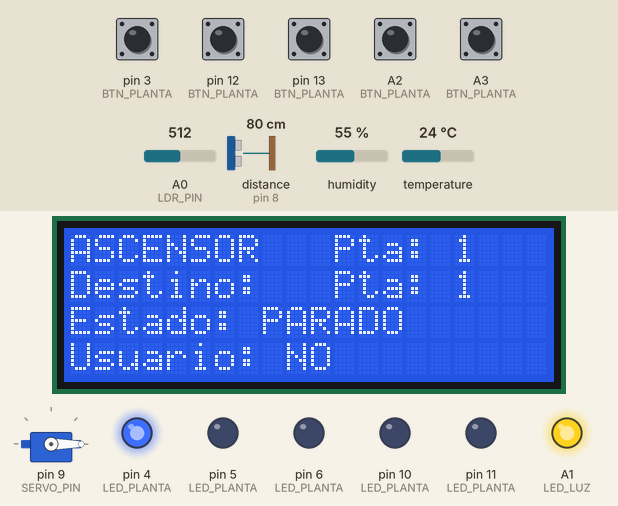
A sketch run on a simulated Arduino Uno, built with avr-gcc and run on an emulated ATmega328P. Shown: 20×4 character LCD, servo, output pins drawn as LEDs (lit = HIGH). Wiring (from diagram.json): ultrasonic range finder: trigger pin 7; echo pin 8. The inputs (shaded band) are chosen by the test bench; at power-on: A2 (BTN_PLANTA), A3 (BTN_PLANTA), pin 3 (BTN_PLANTA), pin 12 (BTN_PLANTA), pin 13 (BTN_PLANTA) HIGH, temperature 24 °C, distance to the obstacle (sensor on pin 8) 80 cm, A0 (LDR_PIN) = 512, humidity 55 %. The echo pulse lasts 58.3 µs per cm; the local clock reads 2024-03-15 10:24:30 at power-on unless the sketch sets it; pins used as bus, display or sensor lines are not drawn; what the sketch prints to the serial monitor is not drawn.

Above: at 4.6 s.
4.7 s: temperature set to 12 °C
At 9.4 s:
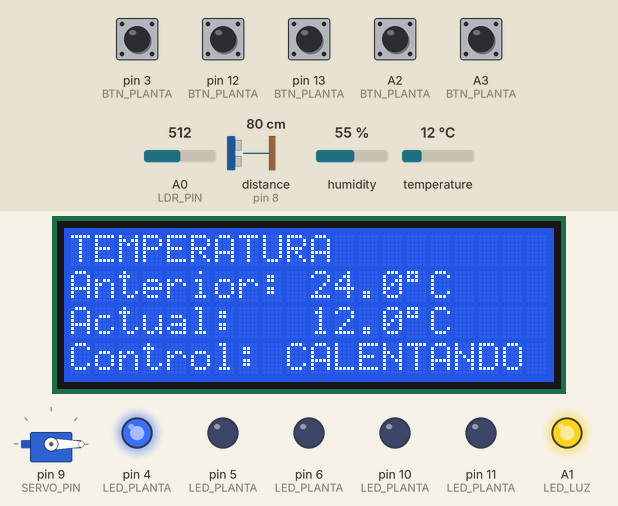
13.5 s: distance to the obstacle (sensor on pin 8) set to 2 cm
At 16.4 s:
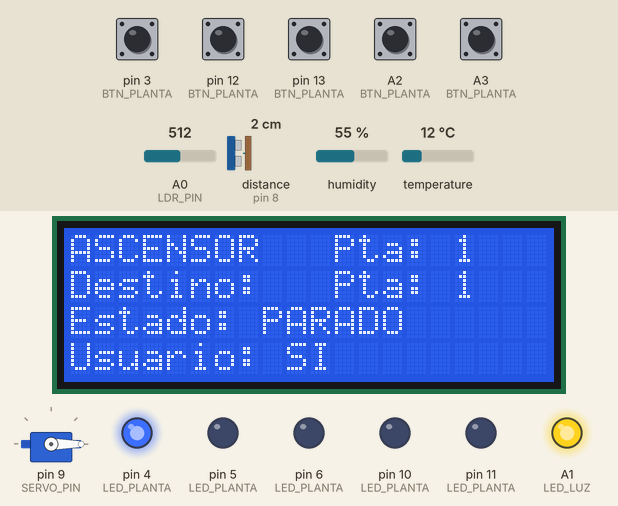
21.5 s: A0 (LDR_PIN) set to 201
At 25.2 s:
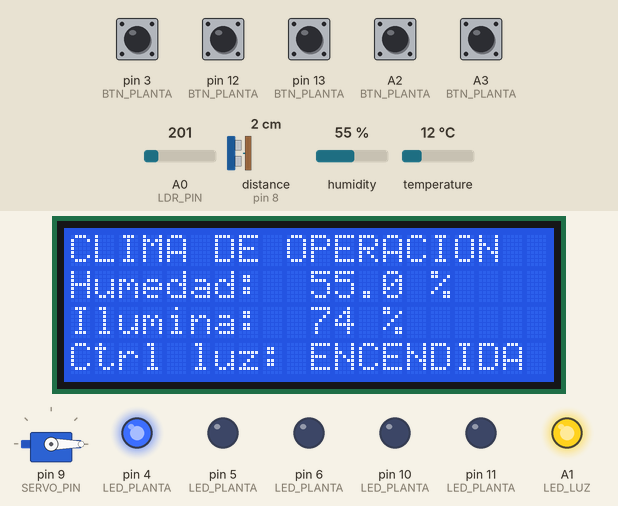
29.5 s: A0 (LDR_PIN) set to 178
At 36.7 s:
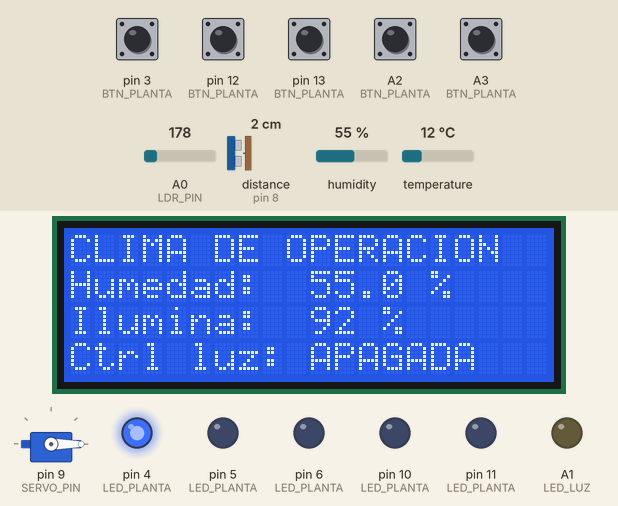
37.5 s: temperature set to 28 °C
At 45.2 s:
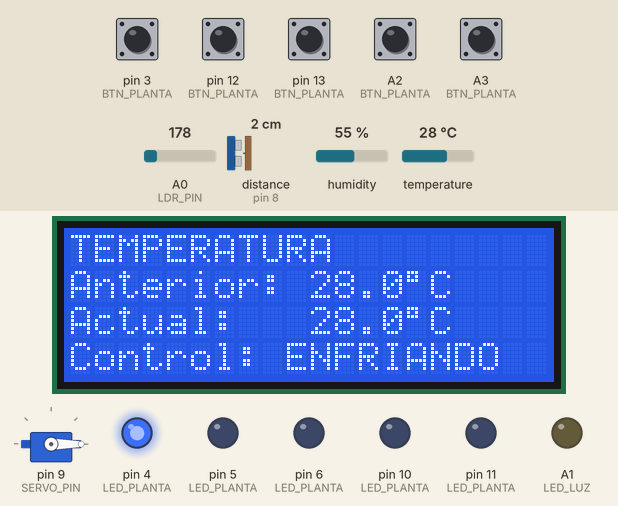
45.5 s: pin 12 (BTN_PLANTA) pulled LOW for 0.15 s
At 46.5 s:
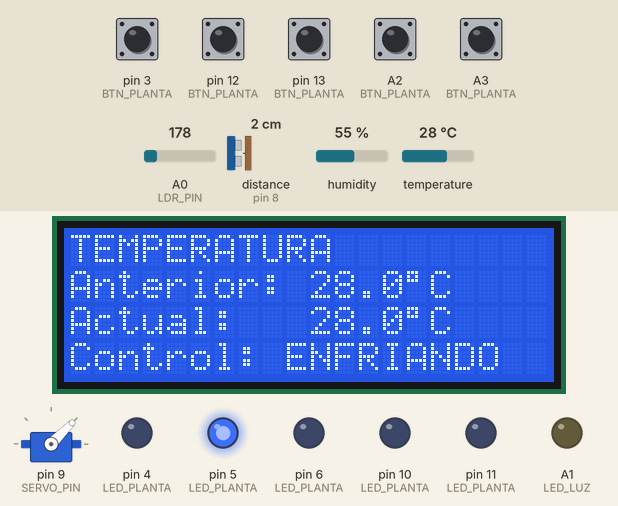
Timing chart, 0 to 48.5 s (numbered marks = the images above; inputs shaded):
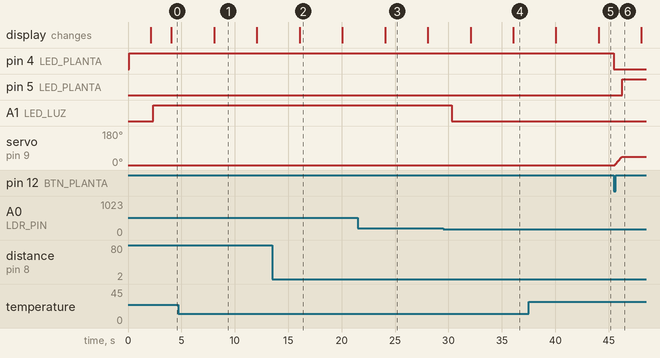

The sketch:

sketch.ino
```cpp
#include <DHT.h>
#include <Wire.h>
#include <LiquidCrystal_I2C.h>
#include <Servo.h>
#include <RTClib.h>

#define DHT_PIN     2
#define DHT_TYPE    DHT22
#define LDR_PIN     A0
#define TRIG_PIN    7
#define ECHO_PIN    8
#define SERVO_PIN   9

// Pulsadores de llamada (uno por planta)
#define BTN_P1      3
#define BTN_P2      12
#define BTN_P3      13
#define BTN_P4      A2
#define BTN_P5      A3

// LEDs indicadores
#define LED_P1      4
#define LED_P2      5
#define LED_P3      6
#define LED_P4      10
#define LED_P5      11
#define LED_LUZ     A1

const float GAMMA = 0.7;
const float RL10  = 50;

// Angulos del servo para cada planta
const int ANGULO_PLANTA[5] = {0, 45, 90, 135, 180};
const int NUM_PLANTAS = 5;

// Umbral para presencia en cabina (cm)
const float UMBRAL_PRESENCIA = 30.0;

// Setpoints de control
const float TEMP_SETPOINT  = 25.0;
const float ZONA_MUERTA    = 2.0;
const float TEMP_MAX = TEMP_SETPOINT + ZONA_MUERTA;
const float TEMP_MIN = TEMP_SETPOINT - ZONA_MUERTA;
const int   LUZ_SETPOINT   = 80;
const int   LUZ_HISTERESIS = 5;

// Objetos de hardware
DHT dht(DHT_PIN, DHT_TYPE);
LiquidCrystal_I2C lcd(0x27, 20, 4);
RTC_DS1307 rtc;
Servo servoAscensor;

// Arrays utilidades
const int LED_PLANTA[5] = {LED_P1, LED_P2, LED_P3, LED_P4, LED_P5};
const int BTN_PLANTA[5] = {BTN_P1, BTN_P2, BTN_P3, BTN_P4, BTN_P5};

// Variables globales
int   plantaActual    = 1;
int   plantaDestino   = 1;
bool  enMovimiento    = false;
bool  hayUsuario      = false;
float tempActual      = 0.0;
float tempAnterior    = 0.0;
float humActual       = 0.0;
float luxActual       = 0.0;
int   pctLuz          = 0;
int   accionTemp      = 0;
bool  luzArtificialOn = false;
bool  lecturaValida   = false;

// Anti-rebote: ultimo estado leido y timestamp
bool btnEstadoPrev[5] = {HIGH, HIGH, HIGH, HIGH, HIGH};
unsigned long btnTUltimo[5] = {0, 0, 0, 0, 0};
const unsigned long DEBOUNCE_MS = 50;

unsigned long tUltimaLectura = 0;
unsigned long tUltimoLCD     = 0;
int pantallaLCD = 0;

// ===== SETUP =====
void setup() {
  Serial.begin(9600);

  pinMode(LDR_PIN, INPUT);
  pinMode(TRIG_PIN, OUTPUT);
  pinMode(ECHO_PIN, INPUT);

  // Pulsadores con resistencia interna pull-up
  for (int i = 0; i < NUM_PLANTAS; i++) {
    pinMode(BTN_PLANTA[i], INPUT_PULLUP);
  }

  // LEDs
  for (int i = 0; i < NUM_PLANTAS; i++) {
    pinMode(LED_PLANTA[i], OUTPUT);
    digitalWrite(LED_PLANTA[i], LOW);
  }
  pinMode(LED_LUZ, OUTPUT);
  digitalWrite(LED_LUZ, LOW);

  // Pantalla LCD
  lcd.init();
  lcd.backlight();
  lcd.clear();
  lcd.setCursor(0, 0); lcd.print("     ACME S.A.      ");
  lcd.setCursor(0, 1); lcd.print("  Ascensor v2.0     ");
  lcd.setCursor(0, 2); lcd.print("  Inicializando...  ");

  dht.begin();

  if (!rtc.begin()) {
    Serial.println("ERROR: RTC no encontrado!");
    Serial.flush();
  }

  servoAscensor.attach(SERVO_PIN);
  servoAscensor.write(ANGULO_PLANTA[0]);

  digitalWrite(LED_PLANTA[0], HIGH);     // Indicador planta 1 ON

  delay(2000);
  lcd.clear();

  printClockData();
  Serial.println("Sistema ascensor ACME iniciado. Planta 1.");
  Serial.println("Pulsadores listos: P1=D3, P2=D12, P3=D13, P4=A2, P5=A3");
}

// ===== LOOP =====
void loop() {
  leerPulsadores();
  moverAscensor();

  if (millis() - tUltimaLectura >= 2000) {
    tUltimaLectura = millis();
    leerSensores();
    detectarPresencia();
    if (lecturaValida) {
      controlTemperatura();
      controlIluminacion();
    }
  }

  if (millis() - tUltimoLCD >= 4000) {
    tUltimoLCD = millis();
    actualizarLCD();
    pantallaLCD = (pantallaLCD + 1) % 3;
  }
}

// ===== Lectura de pulsadores con anti-rebote =====
// INPUT_PULLUP: pulsador no presionado = HIGH, presionado = LOW.
// Detecta flanco de bajada (HIGH -> LOW) con debounce de 50 ms.
void leerPulsadores() {
  for (int i = 0; i < NUM_PLANTAS; i++) {
    bool estado = digitalRead(BTN_PLANTA[i]);

    if (estado != btnEstadoPrev[i] &&
        (millis() - btnTUltimo[i]) > DEBOUNCE_MS) {

      btnTUltimo[i]   = millis();
      btnEstadoPrev[i] = estado;

      // Flanco de bajada = pulsacion valida
      if (estado == LOW) {
        plantaDestino = i + 1;
        printClockData();
        Serial.print("Pulsador planta ");
        Serial.print(plantaDestino);
        Serial.println(" presionado");
      }
    }
  }
}

// ===== Movimiento del servo =====
void moverAscensor() {
  if (plantaDestino == plantaActual) return;

  enMovimiento = true;
  int idxActual  = plantaActual  - 1;
  int idxDestino = plantaDestino - 1;

  digitalWrite(LED_PLANTA[idxActual], LOW);

  printClockData();
  Serial.print("Moviendo de planta ");
  Serial.print(plantaActual);
  Serial.print(" a planta ");
  Serial.println(plantaDestino);

  int angOrigen  = ANGULO_PLANTA[idxActual];
  int angDestino = ANGULO_PLANTA[idxDestino];

  if (angOrigen < angDestino) {
    for (int a = angOrigen; a <= angDestino; a++) {
      servoAscensor.write(a);
      delay(15);
    }
  } else {
    for (int a = angOrigen; a >= angDestino; a--) {
      servoAscensor.write(a);
      delay(15);
    }
  }

  plantaActual = plantaDestino;
  enMovimiento = false;
  digitalWrite(LED_PLANTA[idxDestino], HIGH);

  printClockData();
  Serial.print("Llegado a planta ");
  Serial.println(plantaActual);
}

// ===== Deteccion de presencia con HC-SR04 =====
void detectarPresencia() {
  float dist = ultrasoundData();
  hayUsuario = (dist > 0 && dist < UMBRAL_PRESENCIA);
  if (hayUsuario) {
    Serial.print("Presencia detectada en cabina. Distancia: ");
    Serial.print(dist);
    Serial.println(" cm");
  }
}

// ===== Lectura de sensores =====
void leerSensores() {
  tempAnterior = tempActual;

  float t = dht.readTemperature();
  float h = dht.readHumidity();
  if (!isnan(t) && !isnan(h)) {
    tempActual    = t;
    humActual     = h;
    lecturaValida = true;
  }

  luxActual = luxData();
  pctLuz = (int)constrain(map((long)luxActual, 0, 1000, 0, 100), 0, 100);

  printClockData();
  Serial.print("Planta: ");    Serial.print(plantaActual);
  Serial.print(" | T: ");      Serial.print(tempActual, 1); Serial.print(" C");
  Serial.print(" | H: ");      Serial.print(humActual, 1);  Serial.print(" %");
  Serial.print(" | Lux: ");    Serial.print(luxActual, 1);
  Serial.print(" | Luz%: ");   Serial.print(pctLuz);
  Serial.print(" | Usuario: "); Serial.println(hayUsuario ? "SI" : "NO");
}

float luxData() {
  int   analogLightValue = analogRead(LDR_PIN);
  float voltage    = analogLightValue / 1024.0 * 5;
  float resistance = 2000 * voltage / (1 - voltage / 5);
  float lux        = pow(RL10 * 1e3 * pow(10, GAMMA) / resistance, (1 / GAMMA));
  return lux;
}

float ultrasoundData() {
  digitalWrite(TRIG_PIN, LOW);
  delayMicroseconds(2);
  digitalWrite(TRIG_PIN, HIGH);
  delayMicroseconds(10);
  digitalWrite(TRIG_PIN, LOW);
  long timeHigh = pulseIn(ECHO_PIN, HIGH, 30000UL);
  if (timeHigh == 0) return 999.0;
  float distance = timeHigh * 0.0340 / 2;
  return distance;
}

void controlTemperatura() {
  if (tempActual > TEMP_MAX) {
    accionTemp = -1;
    Serial.println("CTRL TEMP: ENFRIANDO");
  } else if (tempActual < TEMP_MIN) {
    accionTemp = +1;
    Serial.println("CTRL TEMP: CALENTANDO");
  } else {
    accionTemp = 0;
    Serial.println("CTRL TEMP: ZONA MUERTA (OK)");
  }
}

void controlIluminacion() {
  if (!luzArtificialOn && pctLuz < (LUZ_SETPOINT - LUZ_HISTERESIS)) {
    luzArtificialOn = true;
    digitalWrite(LED_LUZ, HIGH);
    Serial.println("CTRL LUZ: ENCENDIDA (luz baja)");
  } else if (luzArtificialOn && pctLuz > LUZ_SETPOINT) {
    luzArtificialOn = false;
    digitalWrite(LED_LUZ, LOW);
    Serial.println("CTRL LUZ: APAGADA (luz suficiente)");
  } else {
    Serial.print("CTRL LUZ: ");
    Serial.println(luzArtificialOn ? "ON (manteniendo)" : "OFF (manteniendo)");
  }
}

void actualizarLCD() {
  lcd.clear();

  if (pantallaLCD == 0) {
    lcd.setCursor(0, 0); lcd.print("ASCENSOR   Pta: "); lcd.print(plantaActual);
    lcd.setCursor(0, 1); lcd.print("Destino:   Pta: "); lcd.print(plantaDestino);
    lcd.setCursor(0, 2); lcd.print("Estado: ");
    lcd.print(enMovimiento ? "MOVIENDO    " : "PARADO      ");
    lcd.setCursor(0, 3); lcd.print("Usuario: ");
    lcd.print(hayUsuario ? "SI  " : "NO  ");
  } else if (pantallaLCD == 1) {
    lcd.setCursor(0, 0); lcd.print("TEMPERATURA         ");
    lcd.setCursor(0, 1); lcd.print("Anterior: ");
    lcd.print(tempAnterior, 1); lcd.print((char)223); lcd.print("C  ");
    lcd.setCursor(0, 2); lcd.print("Actual:   ");
    lcd.print(tempActual, 1); lcd.print((char)223); lcd.print("C  ");
    lcd.setCursor(0, 3); lcd.print("Control: ");
    if      (accionTemp == -1) lcd.print("ENFRIANDO  ");
    else if (accionTemp == +1) lcd.print("CALENTANDO ");
    else                       lcd.print("ZONA MUERTA");
  } else {
    lcd.setCursor(0, 0); lcd.print("CLIMA DE OPERACION  ");
    lcd.setCursor(0, 1); lcd.print("Humedad:  ");
    lcd.print(humActual, 1); lcd.print(" %   ");
    lcd.setCursor(0, 2); lcd.print("Ilumina:  ");
    lcd.print(pctLuz); lcd.print(" %   ");
    lcd.setCursor(0, 3); lcd.print("Ctrl luz: ");
    lcd.print(luzArtificialOn ? "ENCENDIDA" : "APAGADA  ");
  }
}

void printClockData() {
  DateTime current = rtc.now();
  Serial.print("Fecha y hora: ");
  Serial.print(current.day(),    DEC); Serial.print('/');
  Serial.print(current.month(),  DEC); Serial.print('/');
  Serial.print(current.year(),   DEC); Serial.print(" [");
  Serial.print(current.hour(),   DEC); Serial.print(':');
  Serial.print(current.minute(), DEC); Serial.print(':');
  Serial.print(current.second(), DEC); Serial.print("]: ");
}
```

Measured:
- the behaviour switches between 192 and 191 on A0 (LDR_PIN) (found by bisection; images 3 and 4)
- after the input at 4.7 s, the display: changes after 3.4 s (image 1)
- after the input at 13.5 s, the display: changes after 2.6 s (image 2)
- after the input at 29.5 s, A1 (LED_LUZ): HIGH → LOW after 0.83 s; the display: first differs from a run without the input after 6.6 s (image 4)
- after the input at 37.5 s, the display: first differs from a run without the input after 6.6 s (image 5)
- after the input at 45.5 s, pin 4 (LED_PLANTA): HIGH → LOW at once; pin 5 (LED_PLANTA): LOW → HIGH after 0.77 s; servo on pin 9 (SERVO_PIN): moves from 0° to 45° over 0.66 s, starting after 0.09 s
- what the display in image 1 shows lasts 4.0 s, from 8.1 s to 12.1 s
